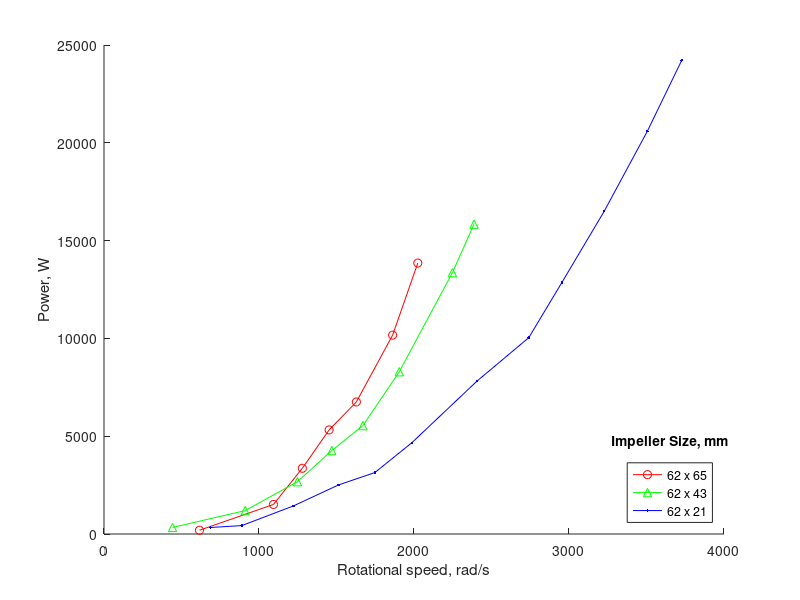
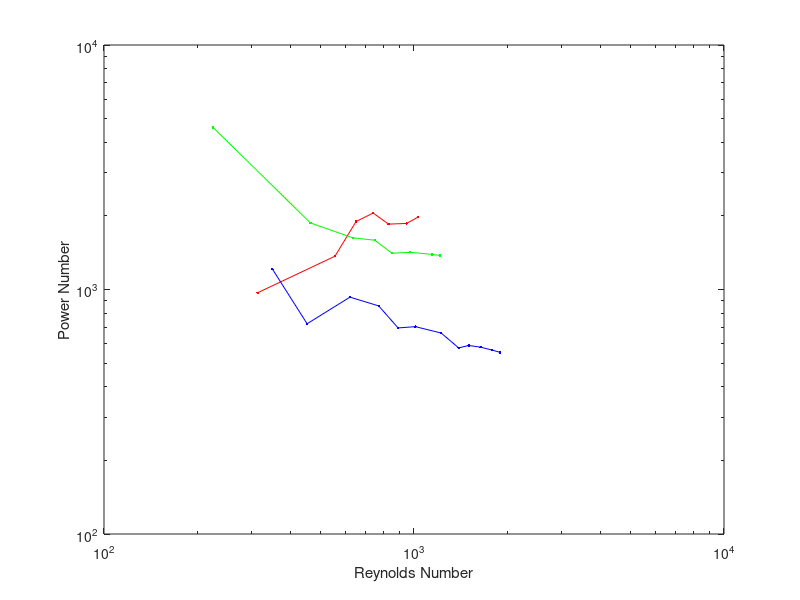

Here is the MATLAB script that generated these plots, in order:
function fluid_mixing

%Given lever arm distance (m)
lever_arm = 0.11;

% Rotational speed in rpm, force in N
% Impeller size 62x65 mm
rpm_6265 = [64.5, 114.5, 134.0, 152.1, 170.5, 195.0, 212.0]; 
force_6265 = [0.45, 2.0, 3.8, 5.3, 6.0, 7.9, 9.9];
[rot_speed_6265, torque_6265, power_6265] = calc_params(rpm_6265, force_6265, lever_arm);
disp('---------------------------------------------------------------------------')
disp('Calculated Parameters, 62x65mm impeller')
disp('---------------------------------------------------------------------------')
disp('Rotation, rpm   Force, N   Rotational Speed, rad/s   Torque, N*m   Power, W')
for i = 1:numel(rpm_6265)
    fprintf('%.1f             %.1f       %.1f                      %.1f          %.1f \n',rpm_6265(i), force_6265(i), rot_speed_6265(i), torque_6265(i), power_6265(i))
end
disp('---------------------------------------------------------------------------')

% Impeller size 62x43 mm
rpm_6243 = [46.3, 95.4, 130.7, 153.9, 174.9, 199.5, 235.4, 250.0];
force_6243 = [1.1, 1.9, 3.1, 4.2, 4.8, 6.3, 8.6, 9.6];
[rot_speed_6243, torque_6243, power_6243] = calc_params(rpm_6243, force_6243, lever_arm);
disp('---------------------------------------------------------------------------')
disp('Calculated Parameters, 62x43mm impeller')
disp('---------------------------------------------------------------------------')
disp('Rotation, rpm   Force, N   Rotational Speed, rad/s   Torque, N*m   Power, W')
for i = 1:numel(rpm_6243)
    fprintf('%.1f             %.1f       %.1f                      %.1f          %.1f \n',rpm_6243(i), force_6243(i), rot_speed_6243(i), torque_6243(i), power_6243(i))
end
disp('---------------------------------------------------------------------------')

% Impeller size 62x21 mm
rpm_6221 = [72.0, 93.1, 128.0, 158.5, 183.0, 208.0, 252.0, 287.0, 309.4, 338.0, 367.1, 390.3];
force_6221 = [0.7, 0.7, 1.7, 2.4, 2.6, 3.4, 4.7, 5.3, 6.3, 7.4, 8.5, 9.4];
[rot_speed_6221, torque_6221, power_6221] = calc_params(rpm_6221, force_6221, lever_arm);
disp('---------------------------------------------------------------------------')
disp('Calculated Parameters, 62x21mm impeller')
disp('---------------------------------------------------------------------------')
disp('Rotation, rpm   Force, N   Rotational Speed, rad/s   Torque, N*m   Power, W')
for i = 1:numel(rpm_6221)
    fprintf('%.1f             %.1f       %.1f                      %.1f          %.1f \n',rpm_6221(i), force_6221(i), rot_speed_6221(i), torque_6221(i), power_6221(i))
end
disp('---------------------------------------------------------------------------')

%Power vs speed plot
figure(1)
hold on
plot(rot_speed_6265, power_6265, 'ro-')
plot(rot_speed_6243, power_6243, 'g^-')
plot(rot_speed_6221, power_6221, 'b.-')
xlabel('Rotational speed, rad/s')
ylabel('Power, W')
h = legend('62 x 65','62 x 43','62 x 21','Location','Southeast');
v = get(h,'title');
set(v,'string','Impeller Size, mm');

%Power Number vs Reynolds Number
density = 865; %mineral oil, kg/m^3
viscosity = 110e-6*density; %Pa*s
% all_rps = 60*[rpm_6265 rpm_6243 rpm_6221];
% all_power = [power_6265 power_6243 power_6221];
[Re_6265, P_6265] = dimensionless_groups(0.062*2+0.055, rpm_6265./60, density, viscosity, power_6265);
[Re_6243, P_6243] = dimensionless_groups(0.062*2+0.055, rpm_6243./60, density, viscosity, power_6243);
[Re_6221, P_6221] = dimensionless_groups(0.062*2+0.055, rpm_6221./60, density, viscosity, power_6221);

% [reynolds_number, power_number] = dimensionless_groups(lever_arm*2, all_rps, density, viscosity, all_power);
% reynolds_number
% power_number
figure(2)
loglog(Re_6265, P_6265, 'r.-', Re_6243, P_6243, 'g.-', Re_6221, P_6221, 'b.-')
xlabel('Reynolds Number')
ylabel('Power Number')

end

function [rot_speed, torque, power] = calc_params(rpm, force, lever_arm)
% Calculate rotational speed, torque, and power

rot_speed = 60.*rpm./(2*pi); %rad/s
torque = force.*lever_arm; %N*m
power = 2*pi*torque.*rot_speed; %W

end

function [reynolds_number, power_number] = dimensionless_groups(D_impeller, N_rps, density, viscosity, power)

reynolds_number = ((D_impeller.^2).*N_rps.*density)./viscosity;
power_number = power./((N_rps.^3) .* (D_impeller.^5) .* density);

end
